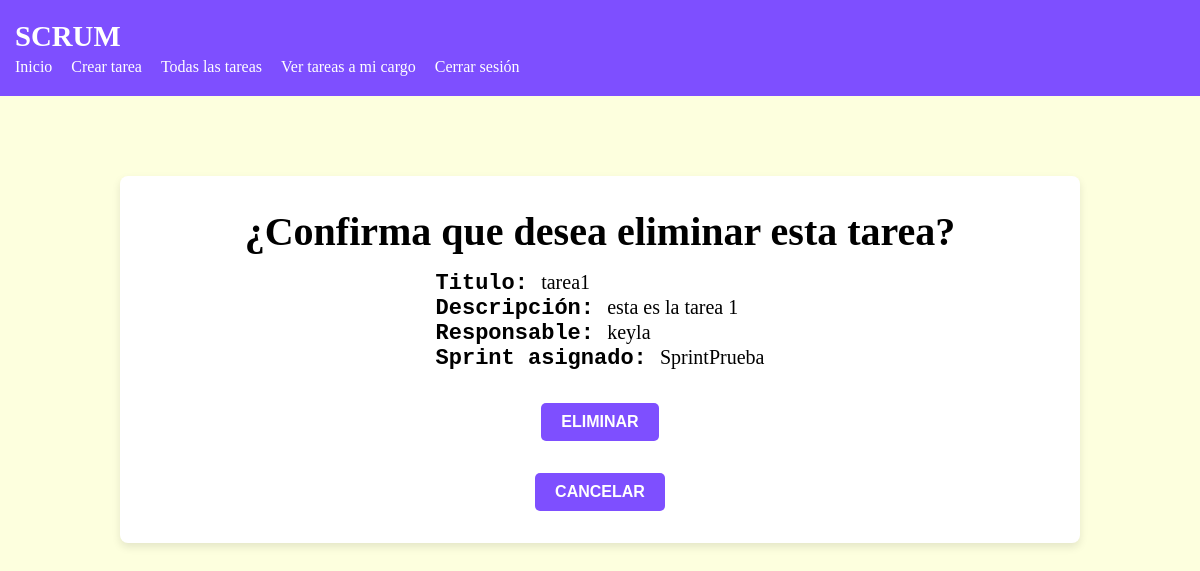
Page /14/eliminar-tarea (signed in) on the earlier database version.
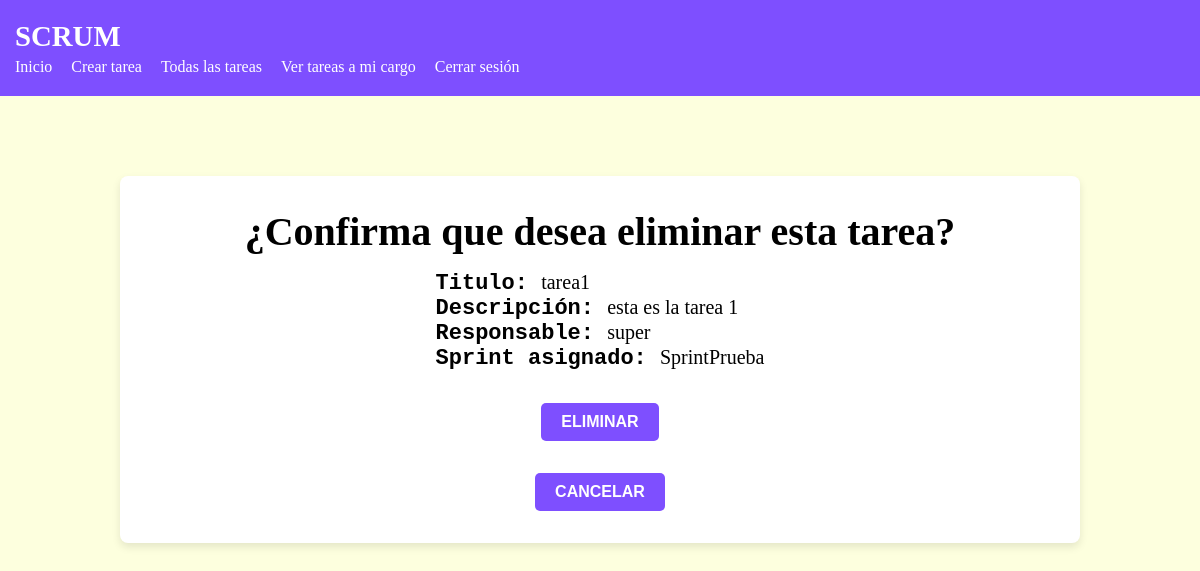
Same page on the later database version.
### scrum/models.py (models this page shows, shortened)
class Tarea(models.Model):
    titulo = models.CharField(max_length=200)
    descripcion = models.TextField(blank=True, default='')
    criterios_aceptacion = models.TextField(blank=True, default='')
    prioridad = models.IntegerField()
    estado = models.CharField(max_length=15, choices=ESTADO_CHOICES, default="POR_HACER")
    esfuerzo_estimado = models.IntegerField()
    responsable = models.ForeignKey(User, null=True, on_delete=models.SET_NULL)
    sprint_asignado = models.ForeignKey(Sprint, null=True, on_delete=models.SET_NULL)
    fecha_creacion = models.DateTimeField(auto_now_add=True)
    fecha_actualizacion = models.DateTimeField(auto_now=True)
    dependencias = models.ManyToManyField('self', symmetrical=False, blank=True)
    bloqueadores = models.TextField(blank=True, default='')
    class Meta:
        constraints = [
            models.CheckConstraint(check=models.Q(prioridad__gte=0), name='prioridad_no_negativa'),
            models.CheckConstraint(check=models.Q(esfuerzo_estimado__gte=0), name='esfuerzo_estimado_no_negativo'),
            models.CheckConstraint(check=models.Q(estado__in=["POR_HACER", "EN_PROGRESO", "COMPLETADA"]), name='estado_valido_tarea'),
            models.UniqueConstraint(fields=['titulo','sprint_asignado'], name='unique_tarea_sprint'),
        ]
        permissions = [
            ('permisoMarcarTarea', 'Puede marcar una tarea como completada.')
        ]

class Sprint(models.Model):
    nombre = models.CharField(max_length=200)
    objetivo = models.TextField(blank=True, default='')
    fecha_inicio = models.DateField()
    fecha_fin = models.DateField()
    velocidad = models.IntegerField()
    scrum_master = models.ForeignKey(User, null=True, on_delete=models.SET_NULL)
    equipo_desarrollo = models.ManyToManyField(User, related_name='sprints', blank=True)
    backlog_sprint = models.ManyToManyField('Tarea', related_name='sprints', blank=True)
    fecha_creacion = models.DateTimeField(auto_now_add=True)
    fecha_actualizacion = models.DateTimeField(auto_now=True)
    class Meta:
        constraints = [
            models.CheckConstraint(check=models.Q(fecha_fin__gte=models.F('fecha_inicio')), name='fecha_fin_posterior'),
            models.CheckConstraint(check=models.Q(velocidad__gte=0), name='velocidad_no_negativa'),
        ]

### scrum/views.py (the view)
# urls.py: path('<int:pk>/eliminar-tarea', views.EliminarTarea.as_view(), name='eliminar_tarea'),
class EliminarTarea(LoginRequiredMixin, PermissionRequiredMixin, DeleteView):
    model = Tarea
    template_name = 'eliminar_tarea.html'
    success_url = reverse_lazy('listar-tareas')
    permission_required = ('scrum.delete_epica', 'scrum.delete_sprint', 'scrum.delete_tarea')

### scrum/templates/eliminar_tarea.html (shortened to what this page needs)
{%extends "base.html"%}
{%block content%}
    <div class="confirmacion-eliminar-texto">
        <h1>¿Confirma que desea eliminar esta tarea?</h1>
        <ul>
            <li><span class="negrita">Titulo: </span>{{ tarea.titulo }}</li>
            <li><span class="negrita">Descripción: </span>{{ tarea.descripcion }}</li>
            <li><span class="negrita">Responsable: </span>{{ tarea.responsable }}</li>
            <li><span class="negrita">Sprint asignado: </span>{{ tarea.sprint_asignado.nombre }}</li>
        </ul>
    </div>
    <form method="post">
        <button type="submit">ELIMINAR</button>
    </form>
    <button><a class="boton-cancelar" href="{% url 'listar-tareas' %}">CANCELAR</a></button>
{%endblock%}

### scrum/templates/base.html (shortened to what this page needs)
<!DOCTYPE html>
<html lang="es">
    <head>
        {%load static%}
        <link rel="stylesheet" href="{% static 'scrum/styles.css' %}">
    </head>
    <body>
        <header>
            <h2>SCRUM</h2>
            {%include "navbar.html"%}
        </header>
        <main>
            <div class="content">
                {%block content%}
                {%endblock%}
            </div>
        </main>
    </body>
</html>

### scrum/templates/navbar.html
<nav>
    <ul>
        <li><a href="{% url 'home' %}">Inicio</a></li>
        <li><a href="{%url 'crear-tarea'%}">Crear tarea</a></li>
        <li><a href="{%url 'listar-tareas'%}">Todas las tareas</a></li>
        <li><a href="{%url 'listar-tareas-a-mi-cargo'%}">Ver tareas a mi cargo</a></li>
        {%if user.is_authenticated%}
            <li><a href="{%url 'logout'%}">Cerrar sesión</a></li>
        {%else%}
            <li><a href="{%url 'login'%}">Log In</a></li>
            <li><a href="{%url 'register'%}">Registrarse</a></li>
        {%endif%}
    </ul>
</nav>

### scrum/static/scrum/styles.css (style rules this page uses)
* { margin: 0; padding: 0; text-decoration: none; list-style: none; box-sizing: border-box; }
body { background-color: rgb(253, 255, 222); }
nav { margin: 5px 0; }
nav ul li { display: inline; margin-right: 15px; }
li a { color: white; }
button, .submit { width: fit-content; background-color: rgb(126, 79, 255); color: white; font-size: 1rem; font-weight: 600; padding: 10px 20px; margin-top: 2rem; border: none; border-radius: 5px; cursor: pointer; transition: background-color 0.3s; }
button a { color: white; font-size: 1rem; font-weight: 600; }

Differences in the rows shown:
changed Tarea "tarea1": responsable "keyla" → "super"
